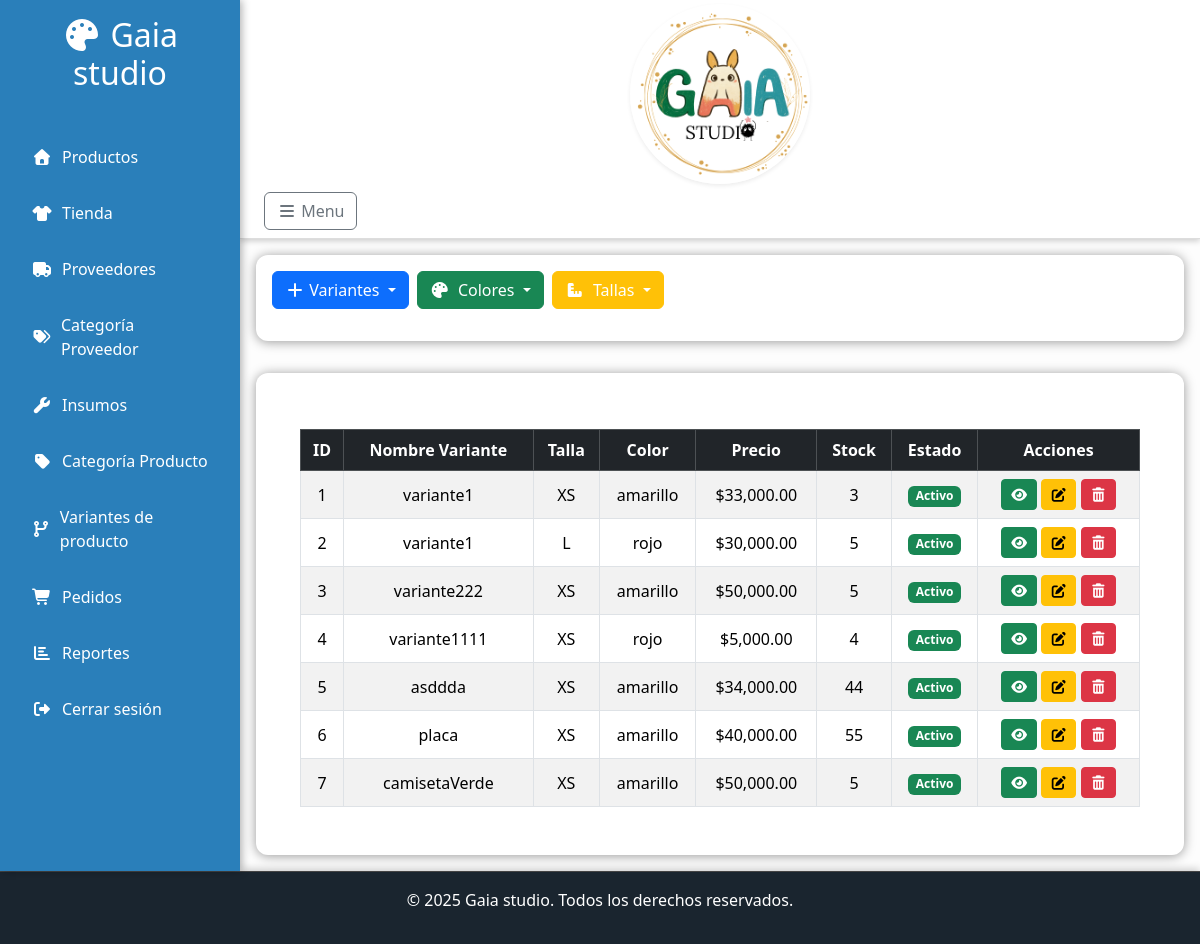
Screenshot of /controller/variantes/dashBoardVariantes.php (signed in) with the database file from the repository.
### tables this page shows
CREATE TABLE `variantes` (
  `idVariante` int(11) NOT NULL,
  `nombre` varchar(200) NOT NULL,
  `precio` decimal(18,2) NOT NULL,
  `estado` tinyint(4) NOT NULL,
  `idProducto` int(11) NOT NULL,
  `tallas_idTalla` int(11) NOT NULL,
  `precioTallasGrandes` decimal(18,2) NOT NULL,
  `stock` int(11) NOT NULL,
  `imagen` varchar(200) NOT NULL,
  `colores_idColor` int(11) NOT NULL
);

CREATE TABLE `tallas` (
  `idTalla` int(11) NOT NULL,
  `nombre` varchar(45) NOT NULL,
  `descripcion` varchar(100) DEFAULT NULL,
  `estado` tinyint(4) NOT NULL
);

CREATE TABLE `colores` (
  `idColor` int(11) NOT NULL,
  `nombre` varchar(45) NOT NULL,
  `estado` tinyint(4) NOT NULL,
  `codigo` varchar(100) NOT NULL
);

### controller/variantes/dashBoardVariantes.php (called while the page is built, shortened)
<?php
require BASE_PATH . '/models/mySql.php';
$db = new Mysql();
$sqlVariantes = "
SELECT
    v.idVariante,
    v.idProducto,
    v.nombre AS nombre_variante,
    v.precio,
    v.stock,
    v.estado,
    v.imagen,
    c.nombre AS color,
    t.nombre AS talla
FROM variantes v
LEFT JOIN colores c ON c.idColor = v.colores_idColor
LEFT JOIN tallas t ON t.idTalla = v.tallas_idTalla
WHERE v.estado = 1
";
$variantes = $db->consultaPreparada($sqlVariantes);
require BASE_PATH . 'views/variantes/dashBoardVariantes.php';

### models/mySql.php (called while the page is built, shortened)
<?php
class Mysql
{
    private $ipServidor = "localhost";
    private $usuario = "root";
    private $baseDeDatos = "tiendaMonica";
    private $contraseña = "";
    private $conexion;
    public function __construct()
    {
        $this->conexion = new mysqli(
            $this->ipServidor,
            $this->usuario,
            $this->contraseña,
            $this->baseDeDatos
        );
        $this->conexion->set_charset("utf8");
    }
    public function consultaPreparada($sql, $tipos = "", $params = [])
    {
        $stmt = $this->conexion->prepare($sql);
        $stmt->execute();
        $resultado = $stmt->get_result();
        if ($resultado instanceof mysqli_result) {
            return $resultado->fetch_all(MYSQLI_ASSOC);
        }
        return true;
    }
}
?>

### views/variantes/dashBoardVariantes.php (the view, shortened to what this page needs)
<!DOCTYPE html>
<html lang="en">
<head>
    <?php require_once BASE_PATH . 'views/layouts/head.php' ?>
</head>
<body>
    <div class="layout">
        <?php require BASE_PATH . 'views/layouts/navbar.php' ?>
        <main class="main-content">
            <?php require BASE_PATH . 'views/layouts/header.php' ?>
            <div class="content-box">
                <div class="d-flex flex-wrap align-items-center gap-2 mb-3">
                    <div class="dropdown">
                        <button class="btn btn-primary dropdown-toggle" type="button" id="dropdownVariante"
                            data-bs-toggle="dropdown" aria-expanded="false">
                            <i class="fas fa-plus"></i> Variantes
                        </button>
                    </div>
                    <div class="dropdown">
                        <button class="btn btn-success dropdown-toggle" type="button" id="dropdownColor"
                            data-bs-toggle="dropdown" aria-expanded="false">
                            <i class="fas fa-palette me-1"></i> Colores
                        </button>
                    </div>
                    <div class="dropdown">
                        <button class="btn btn-warning text-white dropdown-toggle" type="button" id="dropdownTalla"
                            data-bs-toggle="dropdown" aria-expanded="false">
                            <i class="fas fa-ruler-combined me-1"></i> Tallas
                        </button>
                    </div>
                </div>
            </div>
            <div class="content-wrapper">
                <div class="container mt-4">
                    <div class="table-responsive">
                        <table id="tablaVariantes" class="table table-striped table-bordered text-center align-middle">
                            <thead class="table-dark">
                                <tr>
                                    <th>ID</th>
                                    <th>Nombre Variante</th>
                                    <th>Talla</th>
                                    <th>Color</th>
                                    <th>Precio</th>
                                    <th>Stock</th>
                                    <th>Estado</th>
                                    <th>Acciones</th>
                                </tr>
                            </thead>
                            <tbody>
                                <?php foreach ($variantes as $variante): ?>
                                    <tr>
                                        <td><?php echo htmlspecialchars($variante['idVariante']); ?></td>
                                        <td><?php echo htmlspecialchars($variante['nombre_variante']); ?></td>
                                        <td><?php echo htmlspecialchars($variante['talla'] ?? '—'); ?></td>
                                        <td><?php echo htmlspecialchars($variante['color'] ?? '—'); ?></td>
                                        <td>
                                            <?php if (!empty($variante['precio'])): ?>
                                                $<?php echo number_format($variante['precio'], 2); ?>
                                            <?php else: ?>
                                                <span class="text-muted">No definido</span>
                                            <?php endif; ?>
                                        </td>
                                        <td><?php echo htmlspecialchars($variante['stock'] ?? '—'); ?></td>
                                        <td>
                                            <span
                                                class="badge <?php echo $variante['estado'] ? 'bg-success' : 'bg-danger'; ?>">
                                                <?php echo $variante['estado'] ? 'Activo' : 'Inactivo'; ?>
                                            </span>
                                        </td>
                                        <td>
                                            <button class="btn btn-success btn-sm" title="Ver"><i
                                                    class="fas fa-eye"></i></button>
                                            <button class="btn btn-warning btn-sm" title="Editar"><i
                                                    class="fas fa-edit"></i></button>
                                            <button class="btn btn-danger btn-sm" title="Eliminar"><i
                                                    class="fas fa-trash-alt"></i></button>
                                        </td>
                                    </tr>
                                <?php endforeach; ?>
                            </tbody>
                        </table>
                    </div>
                </div>
            </div>
        </main>
    </div>
    <?php require BASE_PATH . 'views/layouts/footer.php' ?>
</body>

### views/layouts/head.php (shortened to what this page needs)
<link rel="stylesheet" href="<?php echo BASE_URL . 'assets/css/bootstrap.min.css' ?>">
<link rel="stylesheet" href="<?php echo BASE_URL . 'assets/fontAwesome/css/all.min.css' ?>">
<link href="https://cdn.datatables.net/v/bs5/jq-3.7.0/dt-2.3.4/r-3.0.7/datatables.min.css" rel="stylesheet"
>
<link rel="stylesheet" href="<?php echo BASE_URL . 'assets/css/main.css' ?>">

### views/layouts/navBar.php (shortened to what this page needs)
<aside class="sidebar">
    <div class="sidebar-header">
        <h2><i class="fas fa-palette"></i>
            Gaia studio</h2>
    </div>
    <nav class="sidebar-nav">
        <a href="<?php echo BASE_URL . 'controller/dashBoard.php' ?>"><i class="fas fa-home"></i>Productos</a>
        <a href="<?php echo BASE_URL . 'controller/usuario/dashBoardUsuario.php' ?>"><i
                class="fa-solid fa-shirt"></i>Tienda</a>
        <a href="<?php echo BASE_URL . 'controller/provedores/dashBoardProvedores.php' ?>"><i class="fas fa-truck"></i>
            Proveedores</a>
        <a href="<?php echo BASE_URL . 'controller/categorias/dashBoardCategorias.php' ?>"><i class="fas fa-tags"></i>
            Categoría Proveedor</a>
        <a href="<?php echo BASE_URL . 'controller/insumos/dashBoardInsumos.php' ?>"><i class="fa-solid fa-wrench"></i>
            Insumos</a>
        <a href="<?php echo BASE_URL . 'controller/tipoProductos/dashBoardTipoProductos.php' ?>"><i
                class="fa-solid fa-tag"></i>
            Categoría Producto</a>
        <a href="<?php echo BASE_URL . 'controller\variantes\dashBoardVariantes.php' ?>"><i class="fas fa-code-branch"></i>
            Variantes de producto</a>
        <a href="<?php echo BASE_URL . 'controller/pedidos/dashBoardPedidos.php' ?>"><i class="fas fa-shopping-cart"></i>
            Pedidos</a>
        <a href="<?php echo BASE_URL . 'views/dashBoardReportes.php' ?>"><i class="fas fa-chart-bar"></i>
            Reportes</a>
        <a href="<?php echo BASE_URL . 'controller/cerrarSesion.php' ?>"><i class="fas fa-sign-out-alt"></i>
            Cerrar sesión</a>
    </nav>
</aside>

### views/layouts/header.php
<header class="main-header container-fluid py-1">
    <div class="row justify-content-center text-center">
        <div class="col-auto">
            <div class="rounded-circle overflow-hidden shadow-sm mb-1" style="width: 180px; height: 180px;">
                <img src="<?php echo BASE_URL . 'views/public/img/logoTienda.jpg'; ?>" alt="Logo Tienda Artística"
                    class="w-100 h-100" style="object-fit: cover;">
            </div>
        </div>
    </div>
    <div class="row mt-1 mb-1 ">
        <div class="col-auto">
            <button id="toggleSidebar" class="btn btn-outline-secondary">
                <i class="fas fa-bars"></i> Menu
            </button>
        </div>
    </div>
</header>

### views/layouts/footer.php (shortened to what this page needs)
<footer class="main-footer">
  <p>&copy; <?= date('Y') ?> Gaia studio. Todos los derechos reservados.</p>
</footer>

### assets/css/main.css (style rules this page uses)
:root { --primary: #2A7FBA; --accent: #FF6F61; --background: #fdfdfd; --card-bg: #ffffff; --text: #34495e; --white: #fff; --footer-bg: #1a252f; }
* { margin: 0; padding: 0; box-sizing: border-box; }
body, html { height: 100%; font-family: "Segoe UI", sans-serif; background-color: var(--background); color: var(--text); }
.layout { display: flex; min-height: 100vh; }
.sidebar { width: 240px; background-color: var(--primary); color: var(--white); display: flex; flex-direction: column; padding: 1rem; box-shadow: 2px 0 8px rgba(0, 0, 0, 0.3); z-index: 2; }
.sidebar-header { text-align: center; font-size: 1.5rem; margin-bottom: 2rem; }
.sidebar-nav a { color: var(--white); text-decoration: none; padding: 0.75rem 1rem; border-radius: 6px; margin-bottom: 0.5rem; display: flex; align-items: center; gap: 10px; transition: background 0.6s; }
.main-content { flex: 1; display: flex; flex-direction: column; }
.main-header { background-color: var(--white); padding: 1.5rem; border-bottom: 1px solid #ddd; text-align: center; box-shadow: 0 2px 6px rgba(0, 0, 0, 0.2); }
.content-wrapper { flex: 1; padding: 2rem; background-color: var(--card-bg); border-radius: 12px; margin: 1rem; box-shadow: 0 1px 12px rgba(0, 0, 0, 0.4); }
.content-box { padding: 1rem; background-color: var(--card-bg); border-radius: 12px; margin: 1rem; box-shadow: 0 1px 12px rgba(0, 0, 0, 0.4); display: inline-block; width: auto; }
.main-footer { background-color: var(--footer-bg); color: var(--white); text-align: center; padding: 1rem; border-top: 1px solid #444; box-shadow: 0 -2px 8px rgba(0, 0, 0, 0.2); position: relative; z-index: 1; }
html { scroll-behavior: smooth; }

### rows the page displays
variantes: idVariante "1", nombre "variante1", tallas_idTalla.nombre "XS", colores_idColor.nombre "amarillo", precio "33,000.00", stock "3", estado "Activo"
variantes: idVariante "2", nombre "variante1", tallas_idTalla.nombre "L", colores_idColor.nombre "rojo", precio "30,000.00", stock "5", estado "Activo"
variantes: idVariante "3", nombre "variante222", tallas_idTalla.nombre "XS", colores_idColor.nombre "amarillo", precio "50,000.00", stock "5", estado "Activo"
variantes: idVariante "4", nombre "variante1111", tallas_idTalla.nombre "XS", colores_idColor.nombre "rojo", precio "5,000.00", stock "4", estado "Activo"
variantes: idVariante "5", nombre "asddda", tallas_idTalla.nombre "XS", colores_idColor.nombre "amarillo", precio "34,000.00", stock "44", estado "Activo"
variantes: idVariante "6", nombre "placa", tallas_idTalla.nombre "XS", colores_idColor.nombre "amarillo", precio "40,000.00", stock "55", estado "Activo"
variantes: idVariante "7", nombre "camisetaVerde", tallas_idTalla.nombre "XS", colores_idColor.nombre "amarillo", precio "50,000.00", stock "5", estado "Activo"
